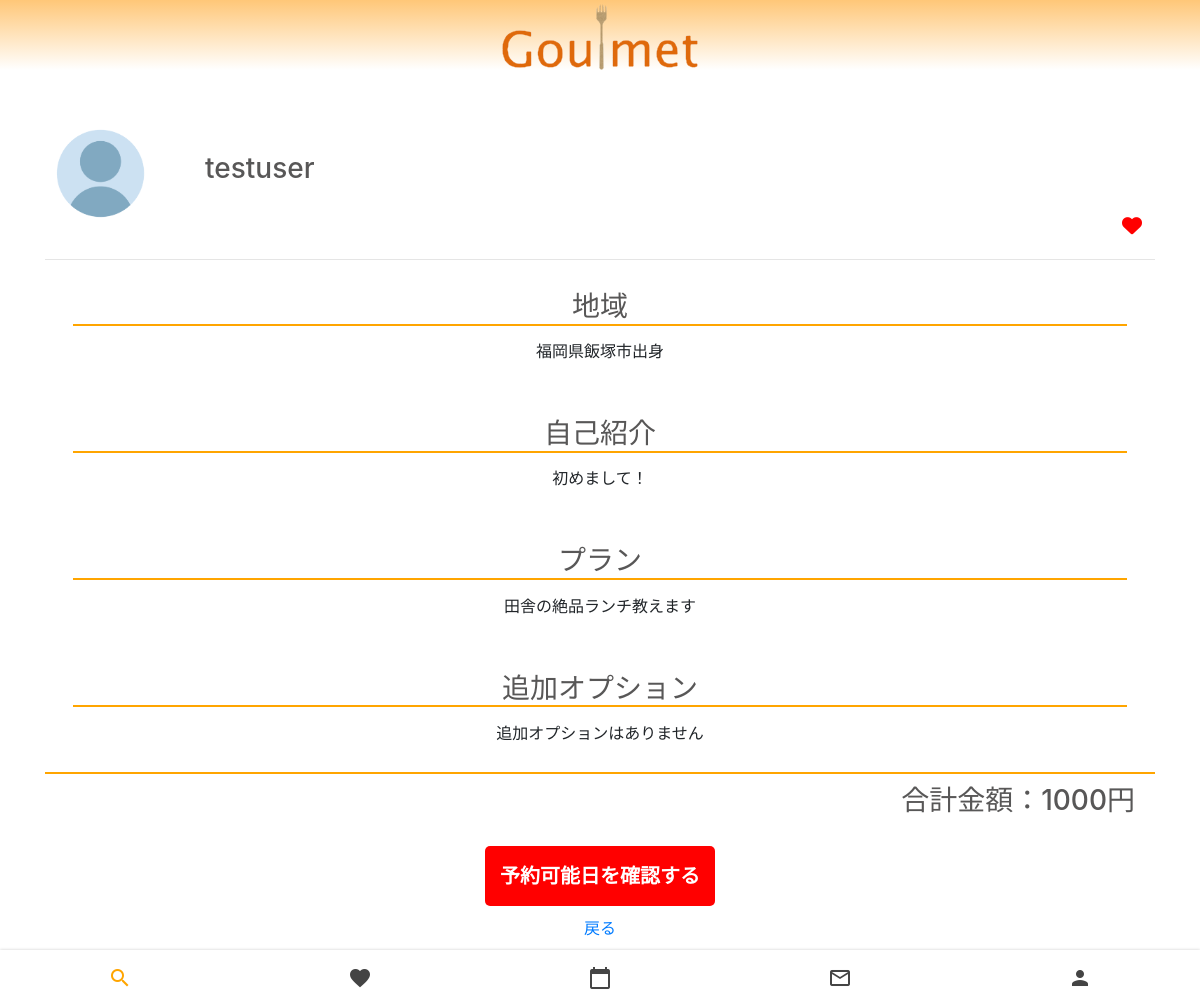
Page /search/goulmet_info/2 (signed in) on the committed database.
### account/models.py (models this page shows, shortened)
class GoulmetModel(models.Model):
    user_id = models.ForeignKey(CustomUser,on_delete=models.CASCADE)
    self_introduction = models.TextField('自己紹介',max_length=140)
    area = models.CharField('地域',max_length=50)
    plan = models.TextField('プラン',max_length=50,null=True)
    base_price = models.IntegerField('基本料金')
    is_pass = models.BooleanField('審査合格フラグ',null=True)
    created_at = models.DateTimeField('作成日時',auto_now_add=True)
    like = models.ManyToManyField(CustomUser, related_name='like', blank=True)

### myuser/models.py (models this page shows)
class CustomUser(AbstractUser):
    icon = models.ImageField(upload_to = 'upload',blank=True)
    is_goulmet = models.BooleanField(default=False)
    def __str__(self):
        return self.username

### search_app/views.py (the view)
# urls.py: path('goulmet_info/<int:pk>', goulmet_info, name='goulmet_info'),
@login_required
def goulmet_info(request, pk):
    if 'options' in request.session:
        del request.session['options']
    if 'base_price' in request.session:
        del request.session['base_price']
    if 'goulmet_id' in request.session:
        del request.session['goulmet_id']
    if 'date' in request.session:
        del request.session['date']
    object = GoulmetModel.objects.get(pk=pk)
    customuser = object.user_id.pk
    object2 = OptionModel.objects.all().filter(user_id=customuser)
    liked = False
    if object.like.filter(id=request.user.id).exists():
       liked = True
    return render(request, 'search/goulmet_info.html', {'object': object,'object2': object2,'liked': liked})

### templates/search/goulmet_info.html (shortened to what this page needs)
{% extends 'base.html' %}
{% load static %}
{% block customcss %}
<link rel="stylesheet" href="{% static 'goulmet_info.css' %}">
{% endblock %}
{% block content %}
<head>
    <link rel="stylesheet" href="https://stackpath.bootstrapcdn.com/bootstrap/4.2.1/css/bootstrap.min.css">
</head>
<div class="container">
    <div class="mt-5">
        <div class="icon_name">
            {% if object.user_id.icon %}
                <img style="margin-right: 50px;" id="icon" src="{{object.user_id.icon.url}}" alt="" id="preview">
            {% else %}
                <img style="margin-right: 50px;" id="icon" src="{% static 'img/no_icon.png' %}" alt="" id="preview">
            {% endif %}
            <h3 style="color: rgb(88, 87, 87);">{{object.user_id}}</h3>
        </div>
        <div>
            {% include 'favorite/favorite.html' %}
        </div>
        <hr>
        <div class="box">
            <h3>地域</h3>
            <div class="inner">
              <p>{{object.area}}</p>
            </div>
        </div>
        <div class="box">
            <h3>自己紹介</h3>
            <div class="inner">
              <p>{{object.self_introduction}}</p>
            </div>
        </div>
        <div class="box">
            <h3>プラン</h3>
            <div class="inner">
              <p>{{object.plan}}</p>
            </div>
        </div>
        <div class="box">
            <h3>追加オプション</h3>
            <div class="inner">
                <form class="option_form" action="{% url 'reservation:session_save' %}" method="POST">{% csrf_token %}
                    {% if object2 %}
                    {% for item in object2 %}
                        <div style="margin: 5px;" name="options" class="btn2_wrap">
                            <input type="checkbox" data-price="{{item.price}}" name="option" id="{{item.id}}" value={{item.id}} onClick="calc_total(this)">
                            <label for="{{item.id}}">{{item.option}} {{item.price}}円</label>
                        </div>
                    {% endfor %}
                    {% else %}
                        <p>追加オプションはありません</p>
                    {% endif %}
            </div>
        </div>
                    <div class="base_price">
                        <h3>合計金額：<span id="total">{{object.base_price}}</span>円</h3>
                    </div>
                    <div class="reservation">
                        <input style="border-radius: 5px;" type="submit" value="予約可能日を確認する">
                    </div>
        <div style="text-align: center;">
            <a href="{% url 'search_app:search_form' %}">戻る</a>
        </div>
    </div>
</div>
<nav class="nav">
    <a style="text-decoration: none;" href="{% url 'search_app:search_form' %}" id="1" class="nav__link nav__link--active">
        <i class="material-icons nav__icon">search</i>
    </a>
    <a style="text-decoration: none;" href="{% url 'favorite:favorite_list' %}" id="2" class="nav__link">
        <i class="material-icons nav__icon">favorite</i>
    </a>
    <a style="text-decoration: none;" href="{% url 'reservation:reservation_confirm' %}" id="3" class="nav__link">
        <i class="material-icons nav__icon">calendar_today</i>
    </a>
    <a style="text-decoration: none;" href="#" id="4" class="nav__link">
        <i class="material-icons nav__icon">mail_outline</i>
    </a>
    <a style="text-decoration: none;" href="{% url 'account:user_update' %}" id="5" class="nav__link">
        <i class="material-icons nav__icon">person</i>
    </a>
</nav>
{% endblock %}

### search_app/static/goulmet_info.css (style rules this page uses)
#icon { width: 110px; height: 110px; border-radius: 50%; }
.icon_name { display: flex; align-items: center; }
.box { margin-top: 30px; }
.box h3 { color: rgb(88, 87, 87); text-align: center; margin: .2em auto; width: calc(100% - 2em); border-bottom: 2px solid orange; }
.box .inner { padding: .5em 1.5em; text-align: center; }
.base_price { color: rgb(88, 87, 87); border-top: 2px solid orange; margin: .2em auto; text-align: right; padding-top: 10px; padding-right: 20px; }
input[type=submit] { background: red; border: none; color: #fff; font-size: 20px; font-weight: bold; margin-top: 20px; padding: 15px; carsor: pointer; }
.reservation { text-align: center; margin-bottom: 10px; }

### static/style.css (style rules this page uses)
* { margin: 0; }
.nav { position: fixed; bottom: 0; width: 100%; height: 55px; box-shadow: 0 0 3px rgba(0, 0, 0, 0.2); background-color: #ffffff; display: flex; overflow-x: auto; }
.nav__link { display: flex; flex-direction: column; align-items: center; justify-content: center; flex-grow: 1; min-width: 50px; overflow: hidden; white-space: nowrap; font-family: sans-serif; font-size: 13px; color: #444444; text-decoration: none; -webkit-tap-highlight-color: transparent; transition: background-color 0.1s ease-in-out; }
.nav__link--active { color: orange; }
.nav__icon { font-size: 18px; }
a { text-decoration: none; }

### rows in the picture
GoulmetModel: user_id "testuser", area "福岡県飯塚市出身", self_introduction "初めまして！", plan "田舎の絶品ランチ教えます", base_price "1000"
